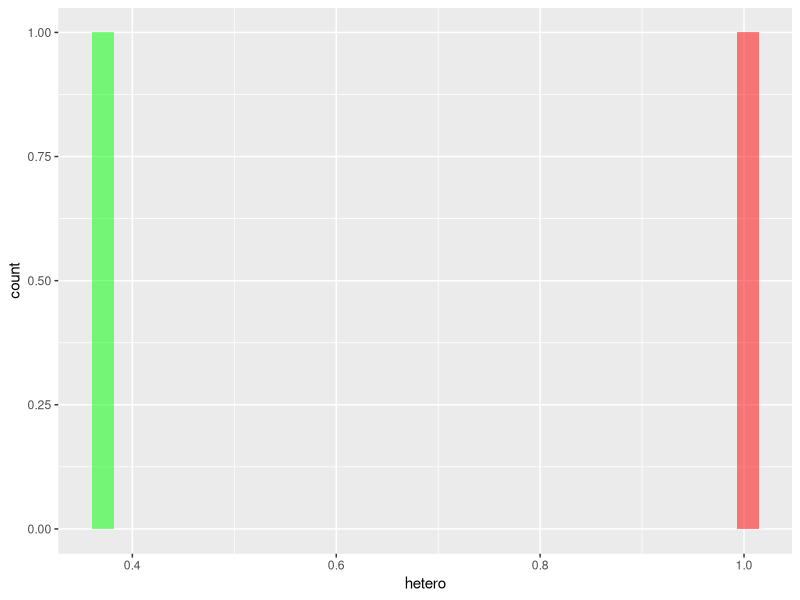

Write the R code that produced this figure. (Note: this script raises an error after producing the figure.)
#遗传漂变
drift<-function(N,p0,G,times){
  M<-data.frame()
  for(m in 1:times){
    A<-2*N*p0
    for(i in 1:G){
      p<-A/(2*N)  #杂合子比例
      A<-rbinom(1,2*N,p)
      M[m,i]<-p
    }
    return(M)
  }}

value<-drift(300,0.5,5000,50)
value2<-drift(3000,0.5,5000,50)
A<-value[,5000]
B<-value2[,5000]

df<-data.frame(A,B)  

library("ggplot2")

ggplot(df)+geom_histogram(aes(A),fill="red",alpha=0.5)+
  geom_histogram(aes(B),fill="green",alpha=0.5)+xlab("hetero")
 
#自然选择对亚群B的影响
numb<-function(A,a,G,times,N){
  M<-data.frame()
  for(m in 1:times){
    n=N
    p1=A
    p2=a
    for(i in 1:G){
      
        p1<-rbinom(1,2*n,p1)/(n*2) #A
        p2<-rbinom(1,2*n,p2)/(n*2)#a
        n<-(p1*p1*0.006+0.0012*2*p1*p2)*n*n/4
        M[m,i]<-n
        p1<-(p1*p1*0.006*2+0.0012*2*p1*p2)/(p1*p1*0.006*2+0.0012*2*p1*p2*2)
        p2<-(0.0012*2*p1*p2)/(p1*p1*0.006*2+0.0012*2*p1*p2*2)
        n<-ceiling(n)
      
  }}
  return(M)
}

num1<-num(0.02,0.38,0.6,1,50,700)

num2<-numb(0.4,0.6,10,50,1000)


library(ggplot2)
y=c()
for(i in 1:10){y[i]=mean(num2[,i])}

df<-data.frame(x=seq(1:10),y)

ggplot(df)+
  geom_point(aes(x,y),col="blue",alpha=0.5)+geom_smooth(aes(x,y),method = "gam",col="pink",alpha=0.5)
              
